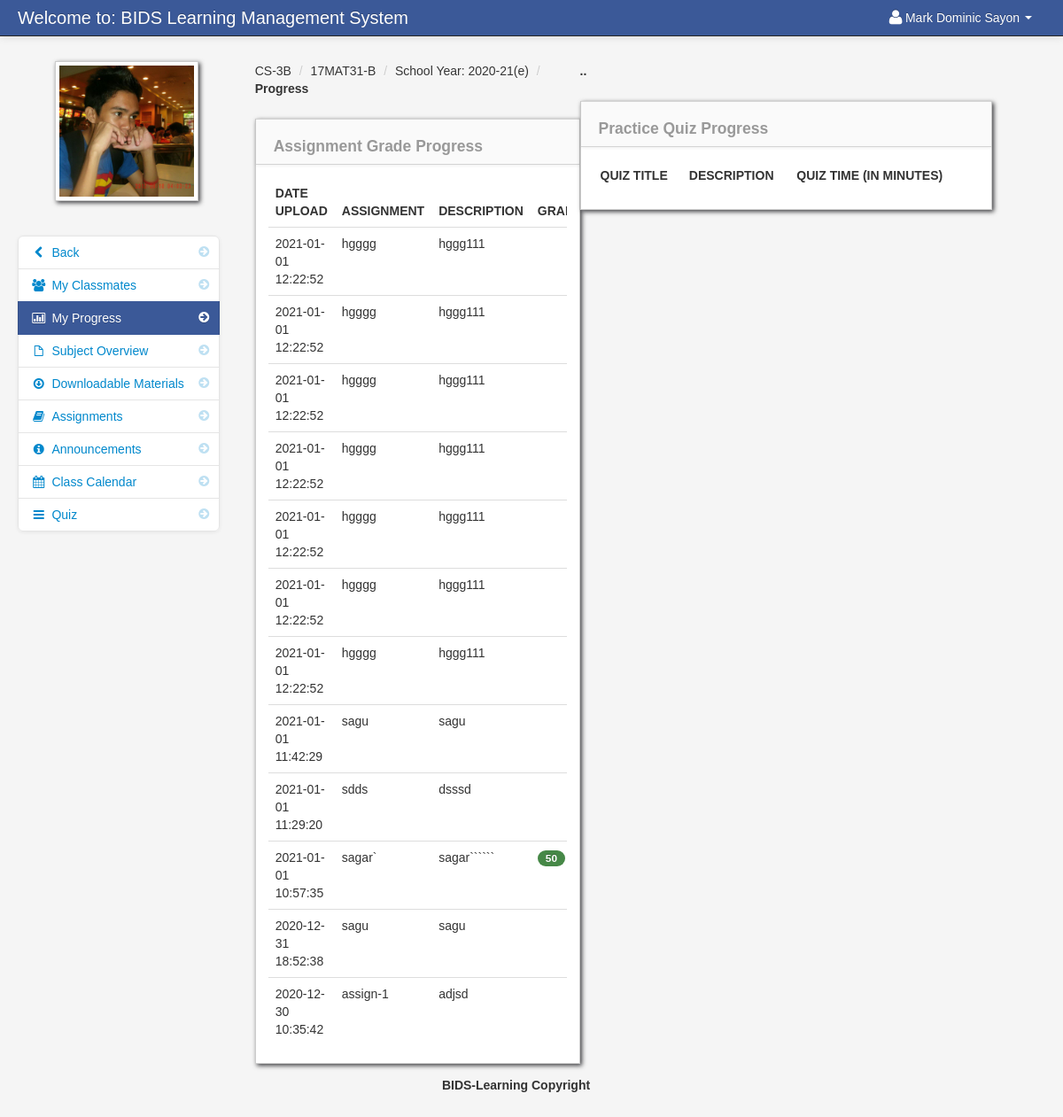
The page /progress.php?id=196 (signed in) on the database as committed earlier.
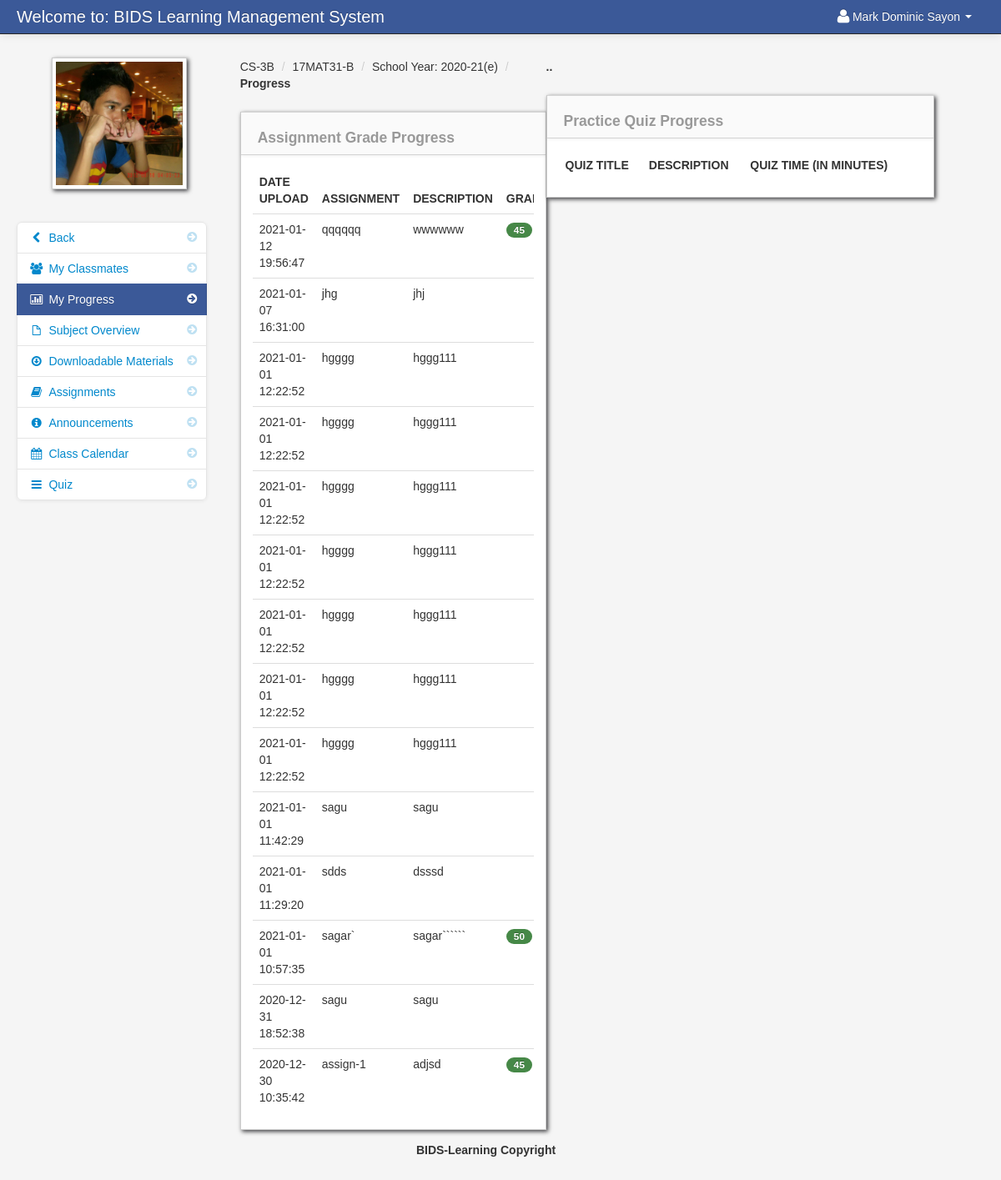
The same page on the database as committed later.
### tables this page shows
CREATE TABLE `student_assignment` (
  `student_assignment_id` int(11) NOT NULL,
  `assignment_id` int(11) NOT NULL,
  `floc` varchar(100) NOT NULL,
  `assignment_fdatein` varchar(50) NOT NULL,
  `fdesc` varchar(100) NOT NULL,
  `fname` varchar(50) NOT NULL,
  `student_id` int(11) NOT NULL,
  `grade` varchar(5) NOT NULL,
  `roll_no` varchar(215) NOT NULL,
  `marks_alloc` varchar(250) NOT NULL,
  `totalmarks` varchar(115) NOT NULL,
  `status_assignment` int(11) NOT NULL,
  `teacher_class_id` varchar(200) NOT NULL
);

CREATE TABLE `assignment` (
  `assignment_id` int(11) NOT NULL,
  `floc` varchar(300) NOT NULL,
  `fdatein` varchar(100) NOT NULL,
  `fdesc` varchar(100) NOT NULL,
  `teacher_id` int(11) NOT NULL,
  `class_id` int(11) NOT NULL,
  `fname` varchar(100) NOT NULL,
  `maxmarks` varchar(215) NOT NULL,
  `qmaxmarks` text NOT NULL,
  `status` int(11) NOT NULL,
  `deadline_date` varchar(220) NOT NULL,
  `deadline_time` varchar(220) NOT NULL,
  `auto_deadline` tinyint(4) NOT NULL
);

### session.php (called while the page is built, shortened)
<?php
$session_id=$_SESSION['id'];
?>

### progress.php (the view, shortened to what this page needs)
<?php include('header_dashboard.php'); ?>
<?php include('session.php'); ?>
<?php $get_id = $_GET['id']; ?>
    <body>
		<?php include('navbar_student.php'); ?>
        <div class="container-fluid">
            <div class="row-fluid">
				<?php include('progress_link_student.php'); ?>
                <div class="span4" id="content">
                     <div class="row-fluid">
										<?php $class_query = mysqli_query($conn,"select * from teacher_class
										LEFT JOIN class ON class.class_id = teacher_class.class_id
										LEFT JOIN subject ON subject.subject_id = teacher_class.subject_id
										where teacher_class_id = '$get_id'")or die(mysqli_error());
										$class_row = mysqli_fetch_array($class_query);
										?>
					     <ul class="breadcrumb">
							<li><a href="#"><?php echo $class_row['class_name']; ?></a> <span class="divider">/</span></li>
							<li><a href="#"><?php echo $class_row['subject_code']; ?></a> <span class="divider">/</span></li>
							<li><a href="#">School Year: <?php echo $class_row['school_year']; ?></a> <span class="divider">/</span></li>
							<li><a href="#"><b>Progress</b></a></li>
						</ul>
                        <div id="block_bg" class="block">
                            <div class="navbar navbar-inner block-header">
							    <div id="" class="muted pull-left"><h4> Assignment Grade Progress</h4></div>
							</div>
                            <div class="block-content collapse in">
                                <div class="span12">
										<table cellpadding="0" cellspacing="0" border="0" class="table" id="">
										<thead>
										        <tr>
												<th>Date Upload</th>
												<th>Assignment</th>
												<th>Description</th>
												<th>Grade</th>
												</tr>
										</thead>
										<tbody>
                              		<?php
										$query = mysqli_query($conn,"select * FROM student_assignment
										LEFT JOIN student on student.student_id  = student_assignment.student_id
										RIGHT JOIN assignment on student_assignment.assignment_id  = assignment.assignment_id
										WHERE student_assignment.student_id = '$session_id'
										order by fdatein DESC")or die(mysqli_error());
										while($row = mysqli_fetch_array($query)){
										$student_id = $row['student_id'];
									?>
										<tr>
										 <td><?php echo $row['fdatein']; ?></td>
                                         <td><?php  echo $row['fname']; ?></td>
                                         <td><?php  echo $row['fdesc']; ?></td>
										 <?php if ($session_id == $student_id){ ?>
                                         <td>
										 <span class="badge badge-success"><?php echo $row['grade']; ?></span>
										 </td>
										 <?php }else{ ?>
										 <td></td>
										 <?php } ?>
                                </tr>
						 <?php } ?>
										</tbody>
									</table>
                                </div>
                            </div>
                        </div>
                    </div>
                </div>
				                <div class="span5" id="content">
                     <div class="row-fluid">
					     <ul class="breadcrumb">
							<li><a href="#"><b>..</b></a></li>
						</ul>
                        <div id="block_bg" class="block">
                            <div class="navbar navbar-inner block-header">
							    <div id="" class="muted pull-left"><h4> Practice Quiz Progress</h4></div>
							</div>
                            <div class="block-content collapse in">
                                <div class="span12">
								<table cellpadding="0" cellspacing="0" border="0" class="table" id="">
										<thead>
										        <tr>
												<th>Quiz Title</th>
												<th>Description</th>
												<th>Quiz Time (In Minutes)</th>
												<th></th>
												</tr>
										</thead>
									</table>
                                </div>
                            </div>
                        </div>
                    </div>
                </div>
            </div>
		<?php include('footer.php'); ?>
        </div>
		<?php include('script.php'); ?>
    </body>
</html>

Rows that differ between the two databases and show on the page:
added student_assignment: assignment.fdatein "2021-01-12 19:56:47", assignment.fname "qqqqqq", assignment.fdesc "wwwwww", grade "45"
added student_assignment: assignment.fdatein "2021-01-07 16:31:00", assignment.fname "jhg", assignment.fdesc "jhj"
changed student_assignment "assign-1": grade (not shown) → "45"
